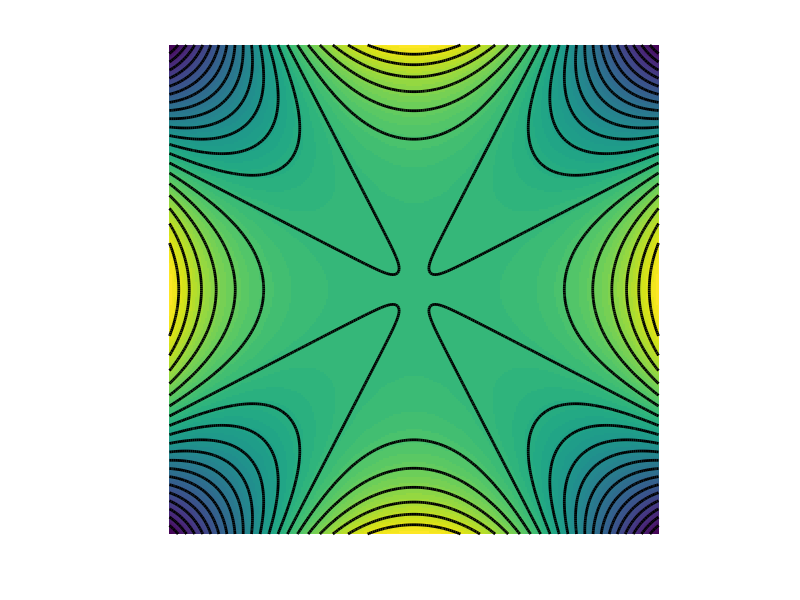

Write MATLAB code to recreate this figure. (Note: this script raises an error after producing the figure.)
rep = 'results/';
[~,~] = mkdir(rep);

a = 1.5;
n = 256;
t = linspace(-a,a,n);
[Y,X] = meshgrid(t,t);

name = 'ellpsoid';
name = 'paraboloid';
name = 'quadric';
name = 'quadric-ncvx';

switch name
    case 'ellpsoid'
        P = X.^2 + 2*Y.^2; % -.5*Y).^2+1.5*Y.^2;
    case 'paraboloid'
        P = 2*X.^2-Y.^2;
    case 'quadric'
        P = X.^4+Y.^4;
    case 'quadric-ncvx'
        P = X.^4+Y.^4-4*X.^2.*Y.^2;
end

lw = 2;
q = 20;
clf; hold on;
imagesc(t,t,P);
contour(t,t,P,q,'k', 'LineWidth', lw);
axis equal; axis([-a a -a a]);
axis off;
colormap parula(256);
saveas(gcf, [rep name '.png']);
